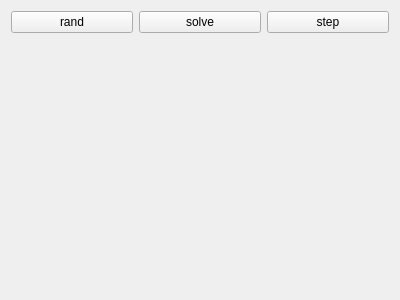
<?xml version="1.0" encoding="UTF-8"?>
<ui version="4.0">
 <class>Widget</class>
 <widget class="QWidget" name="Widget">
  <property name="geometry">
   <rect>
    <x>0</x>
    <y>0</y>
    <width>400</width>
    <height>300</height>
   </rect>
  </property>
  <property name="windowTitle">
   <string>Widget</string>
  </property>
  <layout class="QGridLayout" name="gridLayout">
   <item row="0" column="0">
    <widget class="QPushButton" name="btnRand">
     <property name="text">
      <string>rand</string>
     </property>
    </widget>
   </item>
   <item row="0" column="1">
    <widget class="QPushButton" name="btnSolve">
     <property name="text">
      <string>solve</string>
     </property>
    </widget>
   </item>
   <item row="0" column="2">
    <widget class="QPushButton" name="btnStep">
     <property name="text">
      <string>step</string>
     </property>
    </widget>
   </item>
   <item row="1" column="0" colspan="3">
    <widget class="BoardWidget" name="board" native="true"/>
   </item>
  </layout>
 </widget>
 <layoutdefault spacing="6" margin="11"/>
 <customwidgets>
  <customwidget>
   <class>BoardWidget</class>
   <extends>QWidget</extends>
   <header>boardwidget.h</header>
   <container>1</container>
  </customwidget>
 </customwidgets>
 <resources/>
 <connections/>
</ui>
